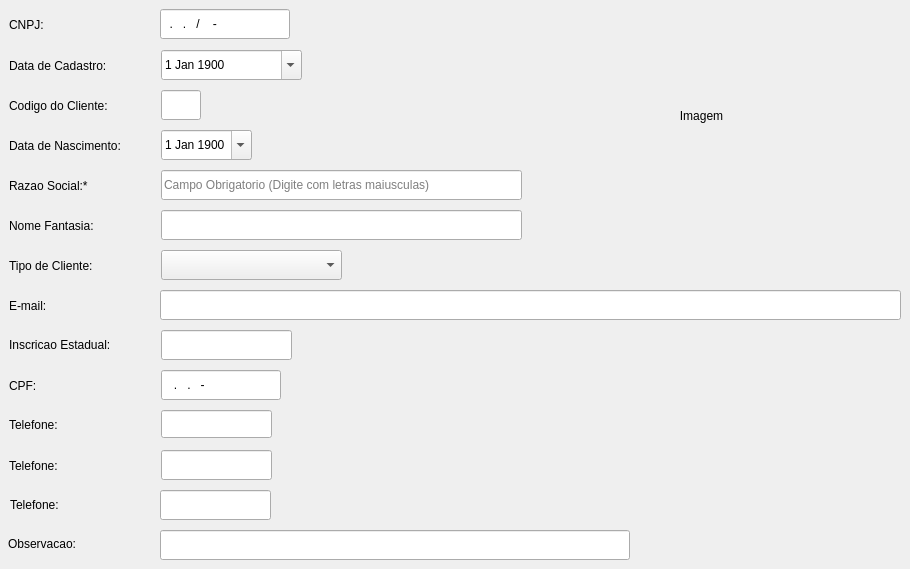
    <widget class="QWidget" name="tab">
     <attribute name="title">
      <string>Dados Pessoais</string>
     </attribute>
     <widget class="QLineEdit" name="mrazao">
      <property name="geometry">
       <rect>
        <x>161</x>
        <y>170</y>
        <width>361</width>
        <height>30</height>
       </rect>
      </property>
      <property name="styleSheet">
       <string notr="true"/>
      </property>
      <property name="inputMask">
       <string/>
      </property>
      <property name="maxLength">
       <number>40</number>
      </property>
      <property name="placeholderText">
       <string>Campo Obrigatorio (Digite com letras maiusculas)</string>
      </property>
     </widget>
     <widget class="QLineEdit" name="mcod_cli">
      <property name="geometry">
       <rect>
        <x>161</x>
        <y>90</y>
        <width>40</width>
        <height>30</height>
       </rect>
      </property>
      <property name="styleSheet">
       <string notr="true"/>
      </property>
      <property name="inputMask">
       <string>99999</string>
      </property>
      <property name="alignment">
       <set>Qt::AlignJustify|Qt::AlignVCenter</set>
      </property>
     </widget>
     <widget class="QLabel" name="label_11">
      <property name="geometry">
       <rect>
        <x>9</x>
        <y>50</y>
        <width>140</width>
        <height>32</height>
       </rect>
      </property>
      <property name="styleSheet">
       <string notr="true">border-radius: 8px;</string>
      </property>
      <property name="text">
       <string>Data de Cadastro:</string>
      </property>
     </widget>
     <widget class="QLineEdit" name="mnome">
      <property name="geometry">
       <rect>
        <x>161</x>
        <y>210</y>
        <width>361</width>
        <height>30</height>
       </rect>
      </property>
      <property name="styleSheet">
       <string notr="true"/>
      </property>
      <property name="maxLength">
       <number>40</number>
      </property>
     </widget>
     <widget class="QLineEdit" name="mcgc">
      <property name="geometry">
       <rect>
        <x>160</x>
        <y>9</y>
        <width>130</width>
        <height>30</height>
       </rect>
      </property>
      <property name="layoutDirection">
       <enum>Qt::LeftToRight</enum>
      </property>
      <property name="styleSheet">
       <string notr="true"/>
      </property>
      <property name="inputMask">
       <string>99.999.999/9999-99</string>
      </property>
      <property name="text">
       <string>../-</string>
      </property>
      <property name="frame">
       <bool>true</bool>
      </property>
      <property name="alignment">
       <set>Qt::AlignLeading|Qt::AlignLeft|Qt::AlignVCenter</set>
      </property>
     </widget>
     <widget class="QLabel" name="label_2">
      <property name="geometry">
       <rect>
        <x>9</x>
        <y>90</y>
        <width>140</width>
        <height>32</height>
       </rect>
      </property>
      <property name="styleSheet">
       <string notr="true">border-radius: 8px;</string>
      </property>
      <property name="text">
       <string>Codigo do Cliente:</string>
      </property>
     </widget>
     <widget class="QDateEdit" name="mdata_cad">
      <property name="geometry">
       <rect>
        <x>161</x>
        <y>50</y>
        <width>141</width>
        <height>30</height>
       </rect>
      </property>
      <property name="styleSheet">
       <string notr="true"/>
      </property>
      <property name="dateTime">
       <datetime>
        <hour>12</hour>
        <minute>0</minute>
        <second>0</second>
        <year>1900</year>
        <month>1</month>
        <day>1</day>
       </datetime>
      </property>
      <property name="currentSection">
       <enum>QDateTimeEdit::DaySection</enum>
      </property>
      <property name="calendarPopup">
       <bool>true</bool>
      </property>
      <property name="date">
       <date>
        <year>1900</year>
        <month>1</month>
        <day>1</day>
       </date>
      </property>
     </widget>
     <widget class="QLabel" name="label_12">
      <property name="geometry">
       <rect>
        <x>9</x>
        <y>251</y>
        <width>140</width>
        <height>29</height>
       </rect>
      </property>
      <property name="text">
       <string>Tipo de Cliente:</string>
      </property>
     </widget>
     <widget class="QLabel" name="label_13">
      <property name="geometry">
       <rect>
        <x>9</x>
        <y>130</y>
        <width>140</width>
        <height>32</height>
       </rect>
      </property>
      <property name="styleSheet">
       <string notr="true">border-radius: 8px;</string>
      </property>
      <property name="text">
       <string>Data de Nascimento:</string>
      </property>
     </widget>
     <widget class="QDateEdit" name="mdata_nas">
      <property name="geometry">
       <rect>
        <x>161</x>
        <y>130</y>
        <width>91</width>
        <height>30</height>
       </rect>
      </property>
      <property name="styleSheet">
       <string notr="true"/>
      </property>
      <property name="dateTime">
       <datetime>
        <hour>12</hour>
        <minute>0</minute>
        <second>0</second>
        <year>1900</year>
        <month>1</month>
        <day>1</day>
       </datetime>
      </property>
      <property name="currentSection">
       <enum>QDateTimeEdit::DaySection</enum>
      </property>
      <property name="calendarPopup">
       <bool>true</bool>
      </property>
      <property name="date">
       <date>
        <year>1900</year>
        <month>1</month>
        <day>1</day>
       </date>
      </property>
     </widget>
     <widget class="QLabel" name="label_5">
      <property name="geometry">
       <rect>
        <x>9</x>
        <y>9</y>
        <width>140</width>
        <height>31</height>
       </rect>
      </property>
      <property name="styleSheet">
       <string notr="true"/>
      </property>
      <property name="text">
       <string>CNPJ:</string>
      </property>
     </widget>
     <widget class="QLabel" name="label_4">
      <property name="geometry">
       <rect>
        <x>9</x>
        <y>210</y>
        <width>140</width>
        <height>32</height>
       </rect>
      </property>
      <property name="styleSheet">
       <string notr="true">border-radius: 8px;</string>
      </property>
      <property name="text">
       <string>Nome Fantasia:</string>
      </property>
     </widget>
     <widget class="QLabel" name="label_3">
      <property name="geometry">
       <rect>
        <x>9</x>
        <y>170</y>
        <width>140</width>
        <height>31</height>
       </rect>
      </property>
      <property name="styleSheet">
       <string notr="true">border-radius: 8px;</string>
      </property>
      <property name="text">
       <string>Razao Social:*</string>
      </property>
     </widget>
     <widget class="QLineEdit" name="minsc">
      <property name="geometry">
       <rect>
        <x>161</x>
        <y>330</y>
        <width>131</width>
        <height>30</height>
       </rect>
      </property>
      <property name="styleSheet">
       <string notr="true"/>
      </property>
      <property name="maxLength">
       <number>19</number>
      </property>
     </widget>
     <widget class="QLineEdit" name="memail">
      <property name="geometry">
       <rect>
        <x>160</x>
        <y>290</y>
        <width>741</width>
        <height>30</height>
       </rect>
      </property>
      <property name="styleSheet">
       <string notr="true"/>
      </property>
      <property name="maxLength">
       <number>150</number>
      </property>
     </widget>
     <widget class="QLabel" name="label_20">
      <property name="geometry">
       <rect>
        <x>9</x>
        <y>329</y>
        <width>140</width>
        <height>32</height>
       </rect>
      </property>
      <property name="text">
       <string>Inscricao Estadual:</string>
      </property>
     </widget>
     <widget class="QLineEdit" name="mcpf">
      <property name="geometry">
       <rect>
        <x>161</x>
        <y>370</y>
        <width>120</width>
        <height>30</height>
       </rect>
      </property>
      <property name="styleSheet">
       <string notr="true"/>
      </property>
      <property name="inputMask">
       <string>999.999.999-99</string>
      </property>
      <property name="alignment">
       <set>Qt::AlignLeading|Qt::AlignLeft|Qt::AlignVCenter</set>
      </property>
     </widget>
     <widget class="QLabel" name="label_18">
      <property name="geometry">
       <rect>
        <x>9</x>
        <y>290</y>
        <width>140</width>
        <height>32</height>
       </rect>
      </property>
      <property name="text">
       <string>E-mail:</string>
      </property>
     </widget>
     <widget class="QLabel" name="label_22">
      <property name="geometry">
       <rect>
        <x>9</x>
        <y>370</y>
        <width>140</width>
        <height>32</height>
       </rect>
      </property>
      <property name="text">
       <string>CPF:</string>
      </property>
     </widget>
     <widget class="QLineEdit" name="mtel1">
      <property name="geometry">
       <rect>
        <x>161</x>
        <y>410</y>
        <width>111</width>
        <height>28</height>
       </rect>
      </property>
      <property name="styleSheet">
       <string notr="true"/>
      </property>
      <property name="inputMask">
       <string/>
      </property>
      <property name="maxLength">
       <number>10</number>
      </property>
     </widget>
     <widget class="QLabel" name="label_26">
      <property name="geometry">
       <rect>
        <x>9</x>
        <y>450</y>
        <width>140</width>
        <height>32</height>
       </rect>
      </property>
      <property name="text">
       <string>Telefone:</string>
      </property>
     </widget>
     <widget class="QLabel" name="label_10">
      <property name="geometry">
       <rect>
        <x>9</x>
        <y>410</y>
        <width>140</width>
        <height>30</height>
       </rect>
      </property>
      <property name="text">
       <string>Telefone:</string>
      </property>
     </widget>
     <widget class="QLineEdit" name="mtel2">
      <property name="geometry">
       <rect>
        <x>161</x>
        <y>450</y>
        <width>111</width>
        <height>30</height>
       </rect>
      </property>
      <property name="styleSheet">
       <string notr="true"/>
      </property>
      <property name="inputMask">
       <string/>
      </property>
      <property name="maxLength">
       <number>10</number>
      </property>
     </widget>
     <widget class="QComboBox" name="comboBox">
      <property name="geometry">
       <rect>
        <x>161</x>
        <y>250</y>
        <width>181</width>
        <height>30</height>
       </rect>
      </property>
      <property name="styleSheet">
       <string notr="true"/>
      </property>
     </widget>
     <widget class="QLabel" name="label_42">
      <property name="geometry">
       <rect>
        <x>8</x>
        <y>529</y>
        <width>140</width>
        <height>29</height>
       </rect>
      </property>
      <property name="text">
       <string>Observacao:</string>
      </property>
     </widget>
     <widget class="QLineEdit" name="mobs">
      <property name="geometry">
       <rect>
        <x>160</x>
        <y>530</y>
        <width>470</width>
        <height>30</height>
       </rect>
      </property>
      <property name="styleSheet">
       <string notr="true"/>
      </property>
      <property name="maxLength">
       <number>60</number>
      </property>
     </widget>
     <widget class="QLabel" name="imagem_Captcha">
      <property name="geometry">
       <rect>
        <x>596</x>
        <y>30</y>
        <width>211</width>
        <height>171</height>
       </rect>
      </property>
      <property name="text">
       <string>Imagem</string>
      </property>
      <property name="alignment">
       <set>Qt::AlignCenter</set>
      </property>
     </widget>
     <widget class="QLabel" name="label_91">
      <property name="geometry">
       <rect>
        <x>10</x>
        <y>489</y>
        <width>140</width>
        <height>32</height>
       </rect>
      </property>
      <property name="text">
       <string>Telefone:</string>
      </property>
     </widget>
     <widget class="QLineEdit" name="mfax">
      <property name="geometry">
       <rect>
        <x>160</x>
        <y>490</y>
        <width>111</width>
        <height>30</height>
       </rect>
      </property>
      <property name="styleSheet">
       <string notr="true"/>
      </property>
      <property name="inputMask">
       <string/>
      </property>
      <property name="maxLength">
       <number>10</number>
      </property>
     </widget>
    </widget>
